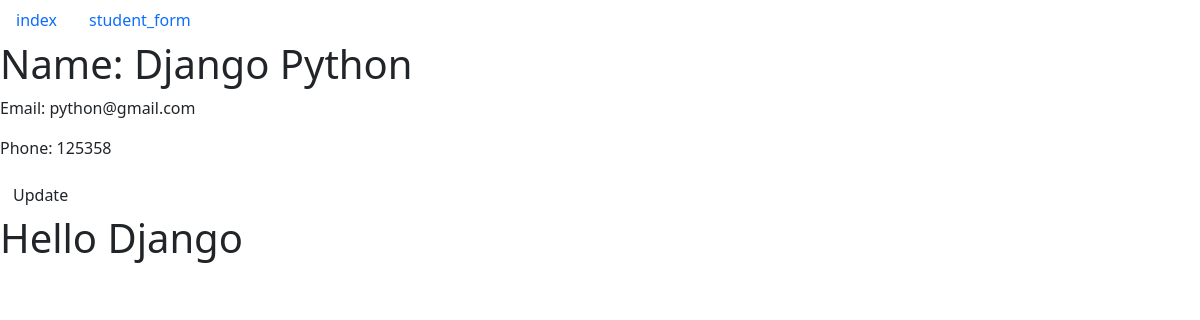
The page /student_info/5/ on the database its author committed.
### my_app/models.py (models this page shows, shortened)
class Student(models.Model):
    first_name = models.CharField(max_length=50)
    last_name = models.CharField(max_length=50)
    email = models.EmailField()
    phone = models.IntegerField()

### my_app/views.py (the view)
# urls.py: path('student_info/<int:student_id>/', views.student_info, name='student_info' ),
def student_info(request, student_id):
    student_info = Student.objects.get(pk=student_id)
    diction = {'student_info': student_info}
    return render(request, 'my_app/student_info.html', context=diction)

### templates/my_app/student_info.html
{% extends "my_app/base.html" %}
{% block body-block %}
<h1>Name: {{student_info.first_name}} {{student_info.last_name}}</h1>
<p>Email: {{student_info.email}}</p>
<p>Phone: {{student_info.phone}}</p>
<a href="{% url 'my_app:student_update' student_id=student.info.id %}" class='btn btn-pramary'>Update</a>
{% endblock  %}

### rows shown on the page
Student: first_name "Django", last_name "Python", email "python@gmail.com", phone "125358"
